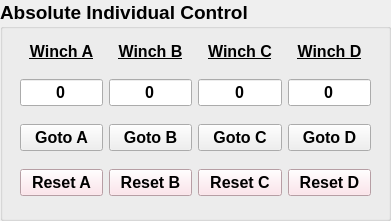
     <widget class="QGroupBox" name="groupBox_5">
      <property name="geometry">
       <rect>
        <x>410</x>
        <y>10</y>
        <width>391</width>
        <height>221</height>
       </rect>
      </property>
      <property name="font">
       <font>
        <pointsize>14</pointsize>
        <weight>75</weight>
        <bold>true</bold>
       </font>
      </property>
      <property name="title">
       <string>Absolute Individual Control</string>
      </property>
      <property name="flat">
       <bool>false</bool>
      </property>
      <widget class="QWidget" name="horizontalLayoutWidget_7">
       <property name="geometry">
        <rect>
         <x>20</x>
         <y>30</y>
         <width>351</width>
         <height>181</height>
        </rect>
       </property>
       <layout class="QHBoxLayout" name="horizontalLayout_7">
        <item>
         <layout class="QVBoxLayout" name="verticalLayout_13">
          <item>
           <widget class="QLabel" name="label_13">
            <property name="enabled">
             <bool>true</bool>
            </property>
            <property name="sizePolicy">
             <sizepolicy hsizetype="Preferred" vsizetype="Fixed">
              <horstretch>0</horstretch>
              <verstretch>0</verstretch>
             </sizepolicy>
            </property>
            <property name="font">
             <font>
              <pointsize>12</pointsize>
              <weight>75</weight>
              <bold>true</bold>
              <underline>true</underline>
             </font>
            </property>
            <property name="autoFillBackground">
             <bool>false</bool>
            </property>
            <property name="styleSheet">
             <string notr="true"/>
            </property>
            <property name="lineWidth">
             <number>1</number>
            </property>
            <property name="text">
             <string>Winch A</string>
            </property>
            <property name="textFormat">
             <enum>Qt::AutoText</enum>
            </property>
            <property name="scaledContents">
             <bool>false</bool>
            </property>
            <property name="alignment">
             <set>Qt::AlignCenter</set>
            </property>
            <property name="wordWrap">
             <bool>false</bool>
            </property>
            <property name="margin">
             <number>0</number>
            </property>
            <property name="indent">
             <number>-1</number>
            </property>
           </widget>
          </item>
          <item>
           <widget class="QLineEdit" name="lineEdit_13">
            <property name="font">
             <font>
              <pointsize>12</pointsize>
             </font>
            </property>
            <property name="text">
             <string>0</string>
            </property>
            <property name="alignment">
             <set>Qt::AlignCenter</set>
            </property>
           </widget>
          </item>
          <item>
           <widget class="QPushButton" name="pushButton_32">
            <property name="font">
             <font>
              <pointsize>12</pointsize>
              <weight>75</weight>
              <bold>true</bold>
             </font>
            </property>
            <property name="text">
             <string>Goto A</string>
            </property>
           </widget>
          </item>
          <item>
           <widget class="QPushButton" name="pushButton_35">
            <property name="font">
             <font>
              <pointsize>12</pointsize>
              <weight>75</weight>
              <bold>true</bold>
             </font>
            </property>
            <property name="styleSheet">
             <string notr="true">background-color: rgb(255, 221, 230);</string>
            </property>
            <property name="text">
             <string>Reset A</string>
            </property>
           </widget>
          </item>
         </layout>
        </item>
        <item>
         <layout class="QVBoxLayout" name="verticalLayout_14">
          <item>
           <widget class="QLabel" name="label_14">
            <property name="sizePolicy">
             <sizepolicy hsizetype="Preferred" vsizetype="Fixed">
              <horstretch>0</horstretch>
              <verstretch>0</verstretch>
             </sizepolicy>
            </property>
            <property name="font">
             <font>
              <pointsize>12</pointsize>
              <weight>75</weight>
              <bold>true</bold>
              <underline>true</underline>
              <kerning>true</kerning>
             </font>
            </property>
            <property name="autoFillBackground">
             <bool>false</bool>
            </property>
            <property name="text">
             <string>Winch B</string>
            </property>
            <property name="textFormat">
             <enum>Qt::AutoText</enum>
            </property>
            <property name="alignment">
             <set>Qt::AlignCenter</set>
            </property>
           </widget>
          </item>
          <item>
           <widget class="QLineEdit" name="lineEdit_14">
            <property name="font">
             <font>
              <pointsize>12</pointsize>
             </font>
            </property>
            <property name="text">
             <string>0</string>
            </property>
            <property name="alignment">
             <set>Qt::AlignCenter</set>
            </property>
           </widget>
          </item>
          <item>
           <widget class="QPushButton" name="pushButton_36">
            <property name="font">
             <font>
              <pointsize>12</pointsize>
              <weight>75</weight>
              <bold>true</bold>
             </font>
            </property>
            <property name="text">
             <string>Goto B</string>
            </property>
           </widget>
          </item>
          <item>
           <widget class="QPushButton" name="pushButton_38">
            <property name="font">
             <font>
              <pointsize>12</pointsize>
              <weight>75</weight>
              <bold>true</bold>
             </font>
            </property>
            <property name="styleSheet">
             <string notr="true">background-color: rgb(255, 221, 230);</string>
            </property>
            <property name="text">
             <string>Reset B</string>
            </property>
           </widget>
          </item>
         </layout>
        </item>
        <item>
         <layout class="QVBoxLayout" name="verticalLayout_15">
          <item>
           <widget class="QLabel" name="label_15">
            <property name="sizePolicy">
             <sizepolicy hsizetype="Preferred" vsizetype="Fixed">
              <horstretch>0</horstretch>
              <verstretch>0</verstretch>
             </sizepolicy>
            </property>
            <property name="font">
             <font>
              <pointsize>12</pointsize>
              <weight>75</weight>
              <bold>true</bold>
              <underline>true</underline>
             </font>
            </property>
            <property name="autoFillBackground">
             <bool>false</bool>
            </property>
            <property name="text">
             <string>Winch C</string>
            </property>
            <property name="textFormat">
             <enum>Qt::AutoText</enum>
            </property>
            <property name="alignment">
             <set>Qt::AlignCenter</set>
            </property>
           </widget>
          </item>
          <item>
           <widget class="QLineEdit" name="lineEdit_15">
            <property name="font">
             <font>
              <pointsize>12</pointsize>
             </font>
            </property>
            <property name="text">
             <string>0</string>
            </property>
            <property name="alignment">
             <set>Qt::AlignCenter</set>
            </property>
           </widget>
          </item>
          <item>
           <widget class="QPushButton" name="pushButton_39">
            <property name="font">
             <font>
              <pointsize>12</pointsize>
              <weight>75</weight>
              <bold>true</bold>
             </font>
            </property>
            <property name="text">
             <string>Goto C</string>
            </property>
           </widget>
          </item>
          <item>
           <widget class="QPushButton" name="pushButton_41">
            <property name="font">
             <font>
              <pointsize>12</pointsize>
              <weight>75</weight>
              <bold>true</bold>
             </font>
            </property>
            <property name="styleSheet">
             <string notr="true">background-color: rgb(255, 221, 230);</string>
            </property>
            <property name="text">
             <string>Reset C</string>
            </property>
           </widget>
          </item>
         </layout>
        </item>
        <item>
         <layout class="QVBoxLayout" name="verticalLayout_16">
          <item>
           <widget class="QLabel" name="label_16">
            <property name="sizePolicy">
             <sizepolicy hsizetype="Preferred" vsizetype="Fixed">
              <horstretch>0</horstretch>
              <verstretch>0</verstretch>
             </sizepolicy>
            </property>
            <property name="font">
             <font>
              <pointsize>12</pointsize>
              <weight>75</weight>
              <bold>true</bold>
              <underline>true</underline>
             </font>
            </property>
            <property name="autoFillBackground">
             <bool>false</bool>
            </property>
            <property name="text">
             <string>Winch D</string>
            </property>
            <property name="textFormat">
             <enum>Qt::AutoText</enum>
            </property>
            <property name="alignment">
             <set>Qt::AlignCenter</set>
            </property>
           </widget>
          </item>
          <item>
           <widget class="QLineEdit" name="lineEdit_16">
            <property name="font">
             <font>
              <pointsize>12</pointsize>
             </font>
            </property>
            <property name="text">
             <string>0</string>
            </property>
            <property name="alignment">
             <set>Qt::AlignCenter</set>
            </property>
           </widget>
          </item>
          <item>
           <widget class="QPushButton" name="pushButton_42">
            <property name="font">
             <font>
              <pointsize>12</pointsize>
              <weight>75</weight>
              <bold>true</bold>
             </font>
            </property>
            <property name="text">
             <string>Goto D</string>
            </property>
           </widget>
          </item>
          <item>
           <widget class="QPushButton" name="pushButton_46">
            <property name="font">
             <font>
              <pointsize>12</pointsize>
              <weight>75</weight>
              <bold>true</bold>
             </font>
            </property>
            <property name="styleSheet">
             <string notr="true">background-color: rgb(255, 221, 230);</string>
            </property>
            <property name="text">
             <string>Reset D</string>
            </property>
           </widget>
          </item>
         </layout>
        </item>
       </layout>
      </widget>
     </widget>
